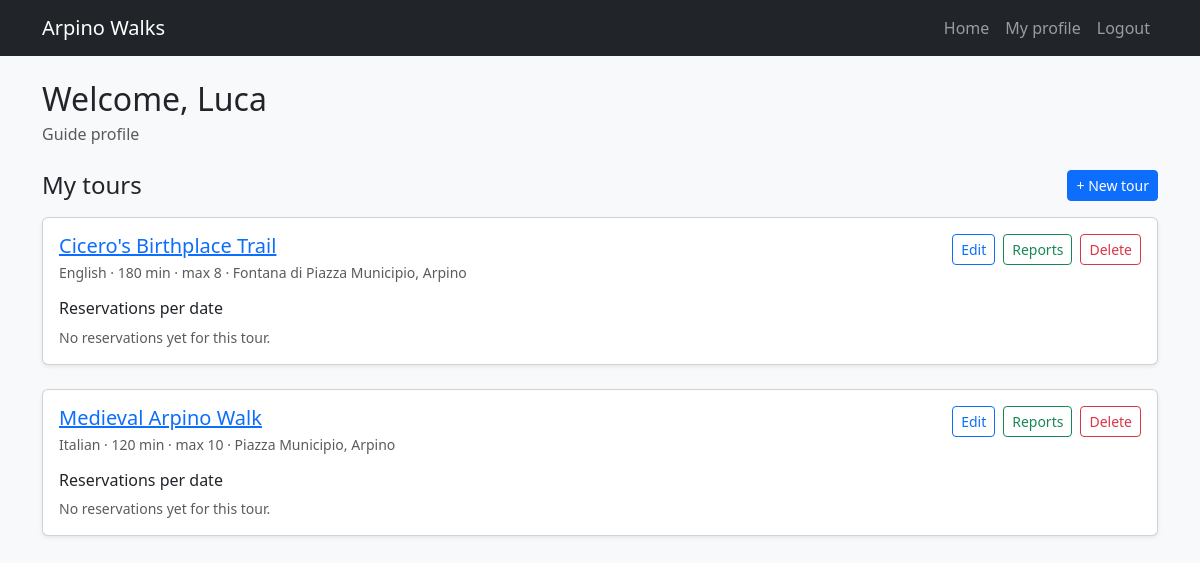
The app's page /guide/profile (signed in), older data.
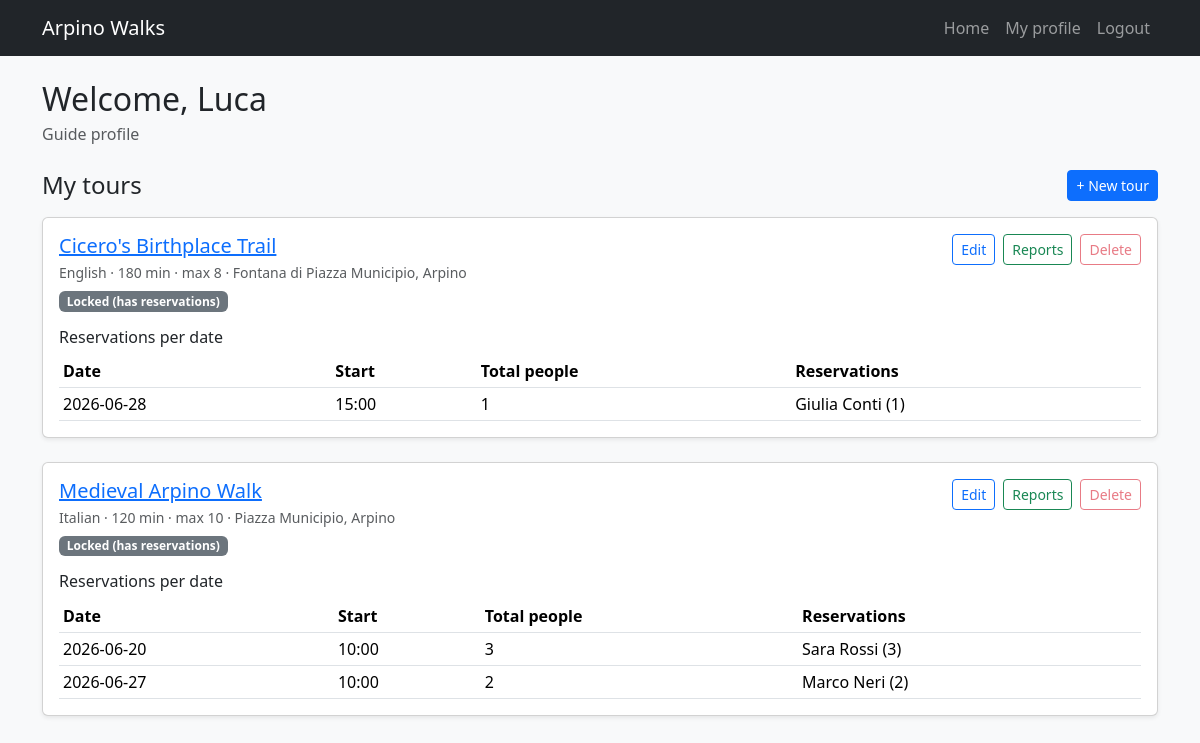
The same page, newer data.
### tables this page shows
CREATE TABLE users (
    id INTEGER PRIMARY KEY AUTOINCREMENT,
    first_name TEXT NOT NULL,
    last_name TEXT NOT NULL,
    email TEXT NOT NULL UNIQUE,
    password_hash TEXT NOT NULL,
    role TEXT NOT NULL CHECK(role IN ('participant', 'guide', 'admin'))
);

CREATE TABLE tours (
    id INTEGER PRIMARY KEY AUTOINCREMENT,
    guide_id INTEGER NOT NULL,
    title TEXT NOT NULL,
    meeting_point TEXT NOT NULL,
    duration_minutes INTEGER NOT NULL CHECK(duration_minutes > 0),
    language TEXT NOT NULL CHECK(language IN ('Italian', 'English', 'Spanish', 'Portuguese', 'German')),
    max_participants INTEGER NOT NULL CHECK(max_participants > 0),
    description TEXT NOT NULL,
    created_at TEXT NOT NULL,
    FOREIGN KEY (guide_id) REFERENCES users(id) ON DELETE CASCADE
);

CREATE TABLE reservations (
    id INTEGER PRIMARY KEY AUTOINCREMENT,
    participant_id INTEGER NOT NULL,
    tour_id INTEGER NOT NULL,
    tour_date TEXT NOT NULL,
    total_people INTEGER NOT NULL CHECK(total_people BETWEEN 1 AND 4),
    status TEXT NOT NULL CHECK(status IN ('active', 'cancelled')) DEFAULT 'active',
    created_at TEXT NOT NULL,
    cancelled_at TEXT,
    FOREIGN KEY (participant_id) REFERENCES users(id) ON DELETE CASCADE,
    FOREIGN KEY (tour_id) REFERENCES tours(id) ON DELETE CASCADE
);

CREATE TABLE tour_schedules (
    id INTEGER PRIMARY KEY AUTOINCREMENT,
    tour_id INTEGER NOT NULL,
    weekday INTEGER NOT NULL CHECK(weekday BETWEEN 0 AND 6),
    start_time TEXT NOT NULL,
    UNIQUE(tour_id, weekday),
    FOREIGN KEY (tour_id) REFERENCES tours(id) ON DELETE CASCADE
);

### app.py (the view)
@app.route("/guide/profile")
@login_required
def guide_profile():
    redirect_response = auth_utils.require_role("guide")
    if redirect_response:
        return redirect_response
    tours = tour_dao.get_tours_by_guide(current_user.id)
    tours_overview = []
    for tour in tours:
        reservation_rows = reservation_dao.get_active_reservations_with_participant(tour["id"])
        dates = reservation_utils.group_guide_reservations_by_date(reservation_rows)
        tours_overview.append({
            "tour": tour,
            "dates": dates,
            "locked": reservation_dao.tour_has_active_reservations(tour["id"]),
        })
    return render_template("guide_profile.html", tours_overview=tours_overview)

### app.py (called while the page is built)
@login_manager.user_loader
def load_user(user_id):
    row = user_dao.get_user_by_id(user_id)
    return user_from_row(row)

### dao/reservation_dao.py (called while the page is built)
def tour_has_active_reservations(tour_id):
    conn = get_connection()
    cur = conn.cursor()
    cur.execute("""
        SELECT 1
        FROM reservations
        WHERE tour_id = ?
          AND status = 'active'
        LIMIT 1
    """, (tour_id,))
    row = cur.fetchone()
    cur.close()
    conn.close()
    return row is not None

def get_active_reservations_with_participant(tour_id):
    conn = get_connection()
    cur = conn.cursor()
    cur.execute("""
        SELECT
            r.id,
            r.tour_date,
            r.total_people,
            ts.start_time,
            u.first_name,
            u.last_name
        FROM reservations r, users u, tours t, tour_schedules ts
        WHERE r.tour_id = t.id
          AND ts.tour_id = t.id
          AND ts.weekday = ((CAST(strftime('%w', r.tour_date) AS INTEGER) + 6) % 7)
          AND r.participant_id = u.id
          AND r.tour_id = ?
          AND r.status = 'active'
        ORDER BY r.tour_date, ts.start_time, u.last_name
    """, (tour_id,))
    reservations = cur.fetchall()
    cur.close()
    conn.close()
    return reservations

### dao/tour_dao.py (called while the page is built)
def get_tours_by_guide(guide_id):
    conn = get_connection()
    cur = conn.cursor()
    cur.execute("""
        SELECT
            id,
            title,
            meeting_point,
            duration_minutes,
            language,
            max_participants,
            description,
            created_at
        FROM tours
        WHERE guide_id = ?
        ORDER BY title
    """, (guide_id,))
    tours = cur.fetchall()
    cur.close()
    conn.close()
    return tours

### dao/user_dao.py (called while the page is built)
def get_user_by_id(user_id):
    conn = get_connection()
    cur = conn.cursor()
    cur.execute("""
        SELECT *
        FROM users
        WHERE id = ?
    """, (user_id,))
    user = cur.fetchone()
    cur.close()
    conn.close()
    return user

### db/database.py (called while the page is built)
def get_connection():
    conn = sqlite3.connect(DB_PATH)
    conn.row_factory = sqlite3.Row
    conn.execute("PRAGMA foreign_keys = ON;")
    return conn

### models.py (called while the page is built)
def user_from_row(row):
    if row is None:
        return None
    return User(
        id=row["id"],
        first_name=row["first_name"],
        last_name=row["last_name"],
        email=row["email"],
        password_hash=row["password_hash"],
        role=row["role"]
    )

### templates/guide_profile.html (shortened to what this page needs)
{% extends "base.html" %}
{% block content %}
<section>
    <h1 class="h2 mb-1">Welcome, {{ current_user.first_name }}</h1>
    <p class="text-muted mb-4">Guide profile</p>
    <div class="d-flex justify-content-between align-items-center mb-3">
        <h2 class="h4 mb-0">My tours</h2>
        <a href="{{ url_for('new_tour') }}" class="btn btn-primary btn-sm">+ New tour</a>
    </div>
    {% if tours_overview %}
        {% for item in tours_overview %}
            {% set tour = item.tour %}
            <article class="card mb-4 shadow-sm">
                <div class="card-body">
                    <div class="d-flex justify-content-between align-items-start flex-wrap gap-2">
                        <div>
                            <h3 class="h5 mb-1">
                                <a href="{{ url_for('tour_detail', tour_id=tour.id) }}">{{ tour.title }}</a>
                            </h3>
                            <p class="text-muted small mb-0">
                                {{ tour.language }} · {{ tour.duration_minutes }} min · max {{ tour.max_participants }} ·
                                {{ tour.meeting_point }}
                            </p>
                            {% if item.locked %}
                                <span class="badge bg-secondary mt-2">Locked (has reservations)</span>
                            {% endif %}
                        </div>
                        <div class="d-flex gap-2">
                            <a href="{{ url_for('edit_tour', tour_id=tour.id) }}" class="btn btn-outline-primary btn-sm">Edit</a>
                            <a href="{{ url_for('tour_report', tour_id=tour.id) }}" class="btn btn-outline-success btn-sm">Reports</a>
                            <form method="POST" action="{{ url_for('delete_tour', tour_id=tour.id) }}"
                                  onsubmit="return confirm('Delete this tour?')">
                                <button type="submit" class="btn btn-outline-danger btn-sm" {% if item.locked %}disabled{% endif %}>Delete</button>
                            </form>
                        </div>
                    </div>
                    <h4 class="h6 mt-3">Reservations per date</h4>
                    {% if item.dates %}
                        <div class="table-responsive">
                            <table class="table table-sm align-middle mb-0">
                                <thead>
                                    <tr>
                                        <th scope="col">Date</th>
                                        <th scope="col">Start</th>
                                        <th scope="col">Total people</th>
                                        <th scope="col">Reservations</th>
                                    </tr>
                                </thead>
                                <tbody>
                                    {% for d in item.dates %}
                                        <tr>
                                            <td>{{ d.tour_date }}</td>
                                            <td>{{ d.start_time }}</td>
                                            <td>{{ d.total_people }}</td>
                                            <td>
                                                {% for r in d.reservations %}
                                                    {{ r.participant_name }} ({{ r.people }}){% if not loop.last %}, {% endif %}
                                                {% endfor %}
                                            </td>
                                        </tr>
                                    {% endfor %}
                                </tbody>
                            </table>
                        </div>
                    {% else %}
                        <p class="text-muted small mb-0">No reservations yet for this tour.</p>
                    {% endif %}
                </div>
            </article>
        {% endfor %}
    {% else %}
        <div class="text-center py-4">
            <p class="text-muted mb-3">You have not created any tours yet.</p>
            <a href="{{ url_for('new_tour') }}" class="btn btn-primary">Create your first tour</a>
        </div>
    {% endif %}
</section>
{% endblock %}

### templates/base.html (shortened to what this page needs)
<!DOCTYPE html>
<html lang="en">
<head>
    <link href="https://cdn.jsdelivr.net/npm/bootstrap@5.3.7/dist/css/bootstrap.min.css" rel="stylesheet">
    <link rel="stylesheet" href="{{ url_for('static', filename='styles/styles.css') }}">
</head>
<body>
    <header>
        <nav class="navbar navbar-expand-lg navbar-dark bg-dark">
            <div class="container">
                <a class="navbar-brand" href="{{ url_for('index') }}">Arpino Walks</a>
                <div class="collapse navbar-collapse" id="mainNavbar">
                    <ul class="navbar-nav ms-auto">
                        <li class="nav-item">
                            <a class="nav-link" href="{{ url_for('index') }}">Home</a>
                        </li>
                        {% if current_user.is_authenticated %}
                            {% if current_user.role == 'participant' %}
                                <li class="nav-item">
                                    <a class="nav-link" href="{{ url_for('participant_profile') }}">My profile</a>
                                </li>
                            {% elif current_user.role == 'guide' %}
                                <li class="nav-item">
                                    <a class="nav-link" href="{{ url_for('guide_profile') }}">My profile</a>
                                </li>
                            {% elif current_user.role == 'admin' %}
                                <li class="nav-item">
                                    <a class="nav-link" href="{{ url_for('admin_dashboard') }}">Admin</a>
                                </li>
                            {% endif %}
                            <li class="nav-item">
                                <a class="nav-link" href="{{ url_for('logout') }}">Logout</a>
                            </li>
                        {% endif %}
                    </ul>
                </div>
            </div>
        </nav>
    </header>
    <main class="container py-4">
        {% block content %}{% endblock %}
    </main>
</body>
</html>

### static/styles/styles.css (style rules this page uses)
body { background-color: #f8f9fa; }
h1, h2, h3 { color: #212529; }

Row changes from the older to the newer data that the page shows:
added reservations: tour_date "2026-06-28", start_time "15:00", total_people "1", participant_name "Giulia Conti", people "1", shown under "Cicero's Birthplace Trail"
added reservations: tour_date "2026-06-20", start_time "10:00", total_people "3", participant_name "Sara Rossi", people "3", shown under "Medieval Arpino Walk"
added reservations: tour_date "2026-06-27", start_time "10:00", total_people "2", participant_name "Marco Neri", people "2", shown under "Medieval Arpino Walk"
Text that changed along with them:
list line gone: "No reservations yet for this tour."
new list line: "Locked (has reservations) Date Start Total people Reservations"
